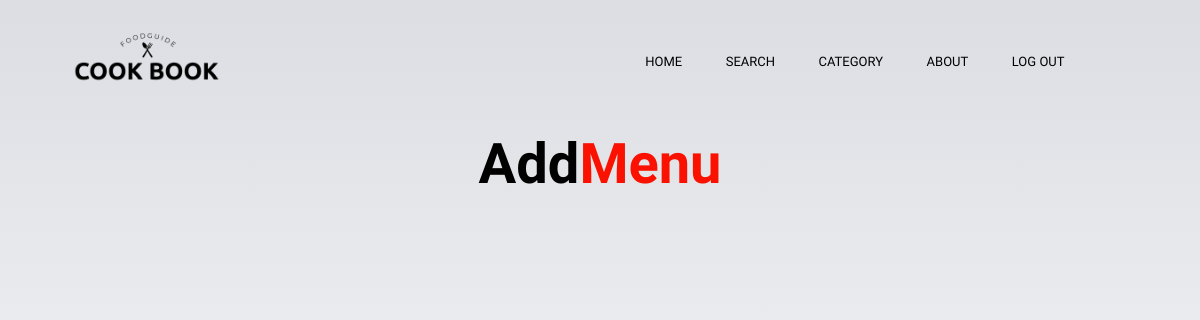
The page /recipe/useraddmenu on the database as committed earlier.
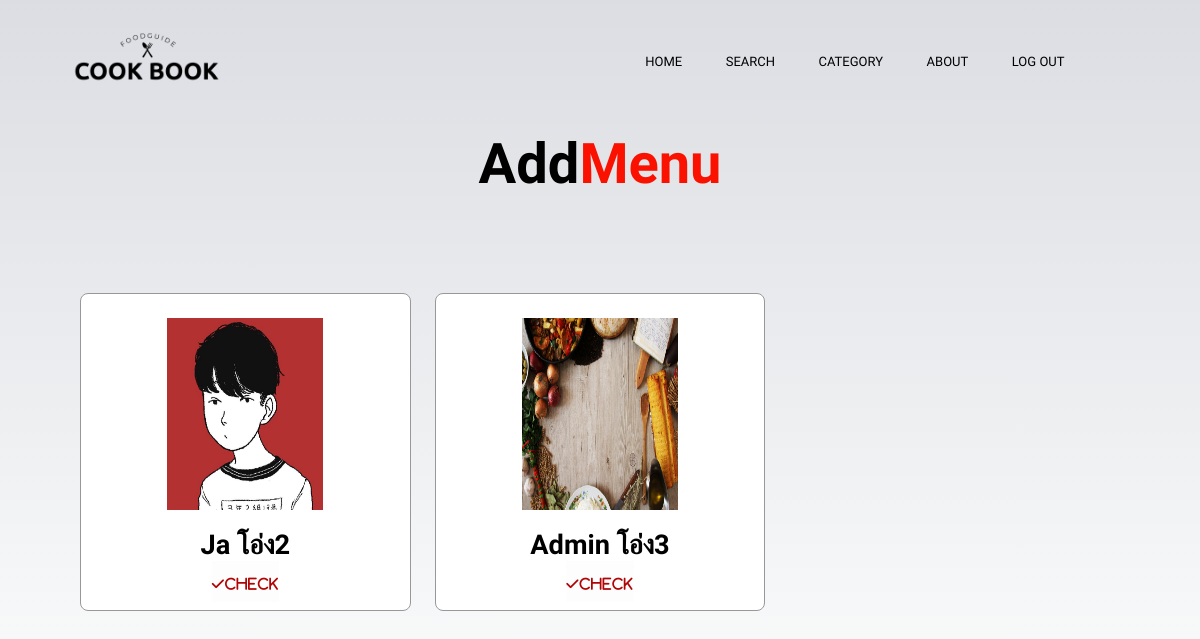
The same page on the database as committed later.
### recipe/models.py (models this page shows, shortened)
class Addrecipe(models.Model):
    user=models.ForeignKey(User,default=None, on_delete=models.PROTECT)
    bankaccount = models.CharField(default=None,max_length=20)
    class status(models.TextChoices):
        no = "no"
        confirm = "confirm"
    class mode(models.TextChoices):
        dessert = "dessert"
        meat = "meat"
        halal = "halal"
        beverag = "beverag"
        ovovegen = "ovovegen"
        vegy = "vegetarian"
        appetizer = "appetizer"
    pic = models.ImageField(upload_to="",blank=True,null=True)
    menu = models.CharField(max_length=100,default=None)
    ingredient_unit = models.TextField(blank=True)
    HowToDo = models.TextField(blank=True)
    type = models.CharField(max_length=100,
        choices=mode.choices,
        default=None,
        )
    confirm = models.CharField(max_length=10,
        choices=status.choices,
        default=status.no,
        )
    price = models.IntegerField(default=None, null=True)
    calorie = models.IntegerField(default=None, null=True)

### recipe/views.py (the view)
# urls.py: path('useraddmenu', views.admin_addmenu, name="addmenu"),
def admin_addmenu (request):
    return render(request,'recipe/admin_addmenu.html',{
        "user_addmenu" :Addrecipe.objects.all()
        })

### recipe/templates/Recipe/admin_addmenu.html
{% extends 'recipe/base_addmenu.html' %}
{% load static %}
{% block content %}
<section class="dishes" id="dishes">
    <h1 class="heading">Add<span>Menu</span></h1>
      <div class="box-container">
          {% for list_menu in user_addmenu %}
            {% if list_menu.confirm == "no" %}
              <div class="box">
                  <img class="image" src="{{list_menu.pic.url}}" style="width: 50%; ;"/><br>
                  <h3>{{list_menu.user}} {{list_menu.menu}}</h3></a>
                  <button class="button" ><a class="fas fa-check" href="{% url 'admin:index' %}">Check</a></button>
              </div>
            {% endif %}
          {% endfor %}
      </div>
</section>
{% endblock %}

Rows that differ between the two databases and show on the page:
added Addrecipe: pic (picture), user "Ja", menu "โอ่ง2"
added Addrecipe: pic (picture), user "Admin", menu "โอ่ง3"
